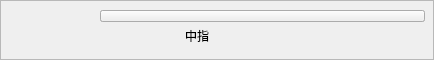
          <widget class="QFrame" name="frame_9">
           <property name="sizePolicy">
            <sizepolicy hsizetype="Preferred" vsizetype="Minimum">
             <horstretch>0</horstretch>
             <verstretch>0</verstretch>
            </sizepolicy>
           </property>
           <property name="minimumSize">
            <size>
             <width>0</width>
             <height>60</height>
            </size>
           </property>
           <property name="frameShape">
            <enum>QFrame::StyledPanel</enum>
           </property>
           <property name="frameShadow">
            <enum>QFrame::Raised</enum>
           </property>
           <widget class="QPushButton" name="button_middle_swing_in">
            <property name="geometry">
             <rect>
              <x>100</x>
              <y>10</y>
              <width>325</width>
              <height>12</height>
             </rect>
            </property>
            <property name="styleSheet">
             <string notr="true">QPushButton{border-image:url(:/res/pic/slices/pic_background.png)}</string>
            </property>
            <property name="text">
             <string/>
            </property>
           </widget>
           <widget class="QPushButton" name="button_middle_swing_out">
            <property name="geometry">
             <rect>
              <x>100</x>
              <y>10</y>
              <width>325</width>
              <height>12</height>
             </rect>
            </property>
            <property name="styleSheet">
             <string notr="true">QPushButton{border-image:url(:/res/pic/slices/pic_background.png)}</string>
            </property>
            <property name="text">
             <string/>
            </property>
           </widget>
           <widget class="QLabel" name="label_middle_swing">
            <property name="geometry">
             <rect>
              <x>170</x>
              <y>20</y>
              <width>54</width>
              <height>31</height>
             </rect>
            </property>
            <property name="font">
             <font>
              <pointsize>9</pointsize>
             </font>
            </property>
            <property name="text">
             <string>中指</string>
            </property>
            <property name="alignment">
             <set>Qt::AlignCenter</set>
            </property>
           </widget>
          </widget>
